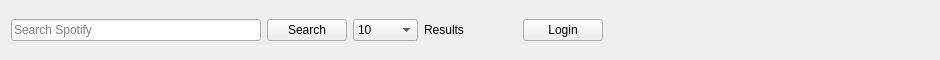
       <widget class="QWidget" name="widget" native="true">
        <property name="minimumSize">
         <size>
          <width>0</width>
          <height>60</height>
         </size>
        </property>
        <property name="maximumSize">
         <size>
          <width>16777215</width>
          <height>60</height>
         </size>
        </property>
        <property name="layoutDirection">
         <enum>Qt::LeftToRight</enum>
        </property>
        <layout class="QHBoxLayout" name="horizontalLayout_2">
         <property name="topMargin">
          <number>0</number>
         </property>
         <property name="bottomMargin">
          <number>0</number>
         </property>
         <item>
          <widget class="QLineEdit" name="searchInput">
           <property name="minimumSize">
            <size>
             <width>250</width>
             <height>0</height>
            </size>
           </property>
           <property name="maximumSize">
            <size>
             <width>350</width>
             <height>16777215</height>
            </size>
           </property>
           <property name="placeholderText">
            <string>Search Spotify</string>
           </property>
          </widget>
         </item>
         <item>
          <widget class="QPushButton" name="searchBtn">
           <property name="text">
            <string>Search</string>
           </property>
          </widget>
         </item>
         <item>
          <widget class="QComboBox" name="resultAmountCombo">
           <property name="minimumSize">
            <size>
             <width>65</width>
             <height>0</height>
            </size>
           </property>
           <property name="maximumSize">
            <size>
             <width>65</width>
             <height>16777215</height>
            </size>
           </property>
           <property name="minimumContentsLength">
            <number>6</number>
           </property>
           <item>
            <property name="text">
             <string>10</string>
            </property>
           </item>
           <item>
            <property name="text">
             <string>20</string>
            </property>
           </item>
           <item>
            <property name="text">
             <string>30</string>
            </property>
           </item>
           <item>
            <property name="text">
             <string>40</string>
            </property>
           </item>
           <item>
            <property name="text">
             <string>50</string>
            </property>
           </item>
          </widget>
         </item>
         <item>
          <widget class="QLabel" name="label_6">
           <property name="text">
            <string>Results</string>
           </property>
          </widget>
         </item>
         <item>
          <spacer name="horizontalSpacer">
           <property name="orientation">
            <enum>Qt::Horizontal</enum>
           </property>
           <property name="sizeHint" stdset="0">
            <size>
             <width>40</width>
             <height>20</height>
            </size>
           </property>
          </spacer>
         </item>
         <item>
          <widget class="QLabel" name="accountTypeLabel">
           <property name="text">
            <string/>
           </property>
          </widget>
         </item>
         <item>
          <widget class="QPushButton" name="loginBtn">
           <property name="text">
            <string>Login</string>
           </property>
          </widget>
         </item>
         <item>
          <spacer name="horizontalSpacer_2">
           <property name="orientation">
            <enum>Qt::Horizontal</enum>
           </property>
           <property name="sizeType">
            <enum>QSizePolicy::Fixed</enum>
           </property>
           <property name="sizeHint" stdset="0">
            <size>
             <width>20</width>
             <height>20</height>
            </size>
           </property>
          </spacer>
         </item>
         <item>
          <widget class="QLabel" name="bannerLabel">
           <property name="minimumSize">
            <size>
             <width>300</width>
             <height>65</height>
            </size>
           </property>
           <property name="maximumSize">
            <size>
             <width>300</width>
             <height>65</height>
            </size>
           </property>
           <property name="text">
            <string/>
           </property>
           <property name="textFormat">
            <enum>Qt::RichText</enum>
           </property>
           <property name="pixmap">
            <pixmap>Resources/ZSpotifyBannerTP.png</pixmap>
           </property>
           <property name="scaledContents">
            <bool>true</bool>
           </property>
          </widget>
         </item>
        </layout>
       </widget>
